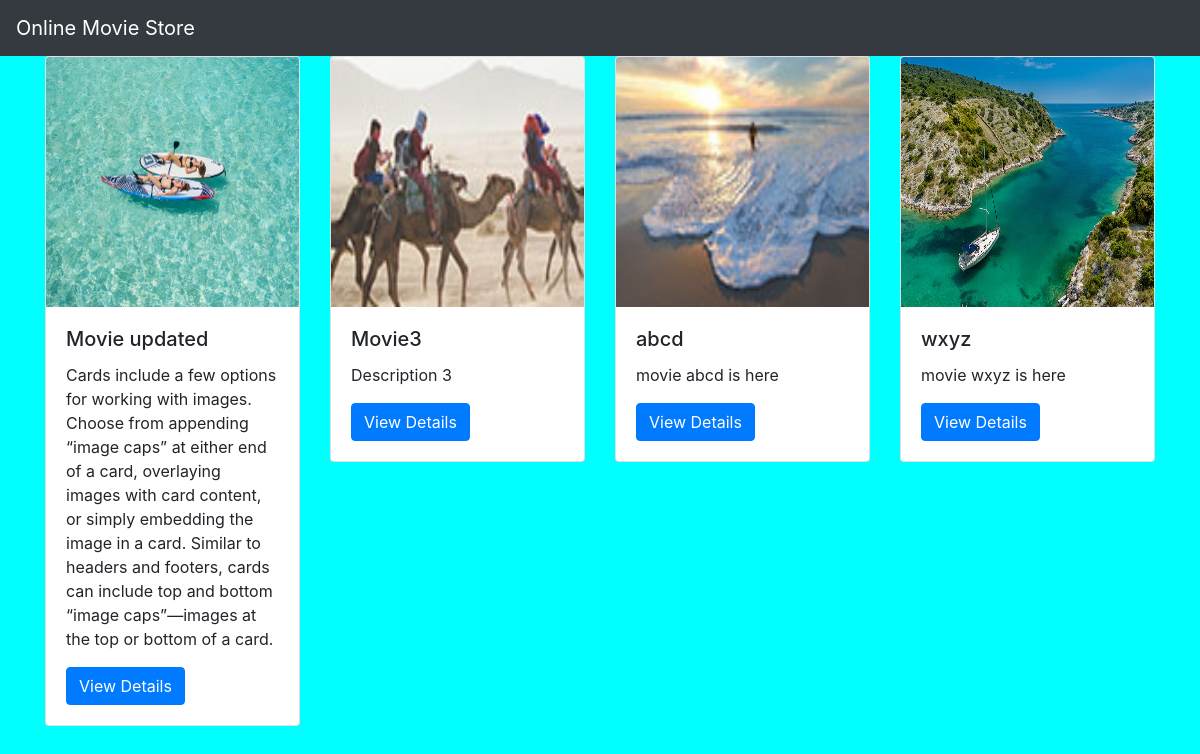
The page / on the database its author committed.
### movieapp/models.py (models this page shows, shortened)
class Movie(models.Model):
    name = models.CharField(max_length=250)
    desc = models.TextField()
    year = models.IntegerField()
    img = models.ImageField(upload_to= 'gallery')

### movieapp/views.py (the view)
# urls.py: path('', views.index, name = 'index'),
def index(request):
    movie = Movie.objects.all()
    context = {
                'movie_list': movie
    }
    return  render(request, 'index.html', context)

### templates/index.html
{% extends 'base.html' %}
{% block body %}
<div class = "container">
    <div class = "row">
        {% for i in movie_list %}
        <div class = "col-md-3">
            <div class="card" >
  <img class="card-img-top" src="{{i.img.url}}" alt="Card image cap" width = "250px" height = "250px">
  <div class="card-body">
    <h5 class="card-title">{{i.name}}</h5>
    <p class="card-text">{{i.desc}}</p>
    <a href="{% url  'movieapp:detail' i.id %}" class="btn btn-primary">View Details</a>
  </div>
</div>
        </div>
        {% endfor %}
    </div>
</div>
{% endblock %}

### templates/base.html (shortened to what this page needs)
{% load static %}
<!DOCTYPE html>
<html lang="en">
<head>
    <link rel="stylesheet" href="https://cdn.jsdelivr.net/npm/bootstrap@4.0.0/dist/css/bootstrap.min.css">
    <link rel="stylesheet" href= "{% static 'style.css' %}">
</head>
<body>
<nav class="navbar navbar-dark bg-dark">
  <a class="navbar-brand" href="#">
    Online Movie Store
  </a>
</nav>
{% block body %}
{% endblock %}
</body>
</html>

### static/style.css (style rules this page uses)
body { background-color: aqua; }

### rows shown on the page
Movie: img (picture), name "Movie updated", desc "Cards include a few options for working with images. Choose from appending “image caps” at either end of a card, overlaying images with card content, or simply embedding the image in a card. Similar to headers and footers, cards can include top and bottom “image caps”—images at the top or bottom of a card."
Movie: img (picture), name "Movie3", desc "Description 3"
Movie: img (picture), name "abcd", desc "movie abcd is here"
Movie: img (picture), name "wxyz", desc "movie wxyz is here"
